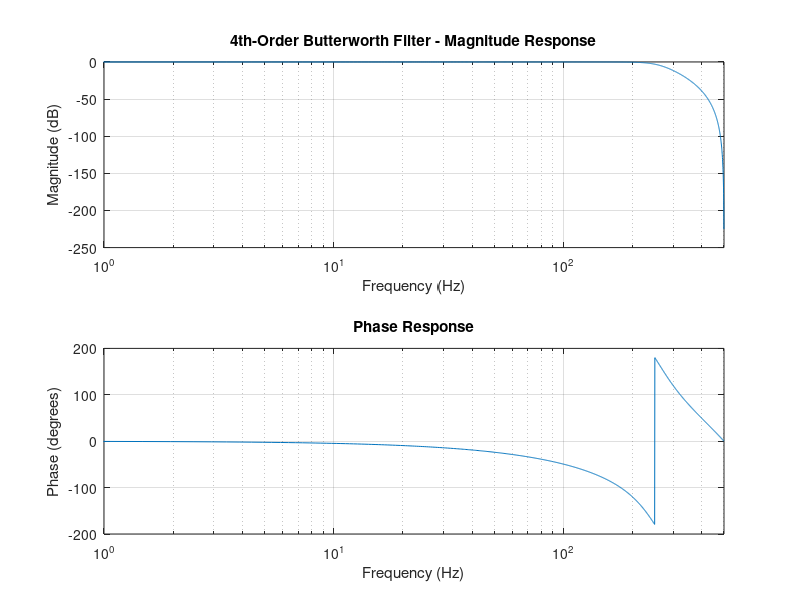

Write the MATLAB code that produced this figure.
% 4th-order Butterworth filter at 250Hz cutoff
pkg load signal

% Filter parameters
order = 4;
cutoff_freq = 250; % Hz
sampling_freq = 1000; % Hz (must be > 2*cutoff)
nyquist_freq = sampling_freq / 2;
normalized_cutoff = cutoff_freq / nyquist_freq;

% Design Butterworth filter
[b, a] = butter(order, normalized_cutoff, 'low');

% Frequency response
[h, w] = freqz(b, a, 1024, sampling_freq);

% Plot magnitude response
figure;
subplot(2,1,1);
semilogx(w, 20*log10(abs(h)));
title('4th-Order Butterworth Filter - Magnitude Response');
xlabel('Frequency (Hz)');
ylabel('Magnitude (dB)');
grid on;
xlim([1 500]);



% Plot phase response
subplot(2,1,2);
semilogx(w, angle(h)*180/pi);
title('Phase Response');
xlabel('Frequency (Hz)');
ylabel('Phase (degrees)');
grid on;
xlim([1 500]);
